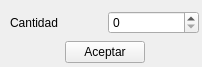
<?xml version="1.0" encoding="UTF-8"?>
<ui version="4.0">
 <class>ui_cant_item</class>
 <widget class="QWidget" name="ui_cant_item">
  <property name="geometry">
   <rect>
    <x>0</x>
    <y>0</y>
    <width>202</width>
    <height>67</height>
   </rect>
  </property>
  <property name="windowTitle">
   <string>Form</string>
  </property>
  <widget class="QWidget" name="layoutWidget">
   <property name="geometry">
    <rect>
     <x>10</x>
     <y>10</y>
     <width>189</width>
     <height>55</height>
    </rect>
   </property>
   <layout class="QVBoxLayout" name="verticalLayout">
    <item>
     <layout class="QHBoxLayout" name="horizontalLayout">
      <item>
       <widget class="QLabel" name="label">
        <property name="text">
         <string>Cantidad</string>
        </property>
       </widget>
      </item>
      <item>
       <widget class="QSpinBox" name="spinBox"/>
      </item>
     </layout>
    </item>
    <item>
     <layout class="QHBoxLayout" name="horizontalLayout_2">
      <item>
       <spacer name="horizontalSpacer">
        <property name="orientation">
         <enum>Qt::Horizontal</enum>
        </property>
        <property name="sizeHint" stdset="0">
         <size>
          <width>40</width>
          <height>20</height>
         </size>
        </property>
       </spacer>
      </item>
      <item>
       <widget class="QPushButton" name="pushButton">
        <property name="text">
         <string>Aceptar</string>
        </property>
       </widget>
      </item>
      <item>
       <spacer name="horizontalSpacer_2">
        <property name="orientation">
         <enum>Qt::Horizontal</enum>
        </property>
        <property name="sizeHint" stdset="0">
         <size>
          <width>40</width>
          <height>20</height>
         </size>
        </property>
       </spacer>
      </item>
     </layout>
    </item>
   </layout>
  </widget>
 </widget>
 <resources/>
 <connections/>
</ui>
